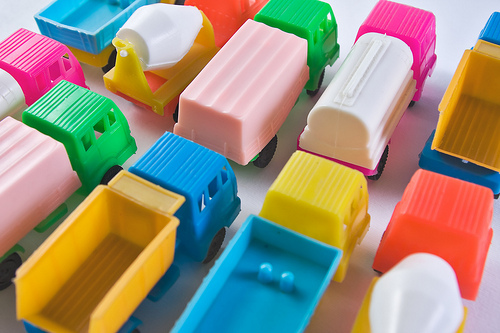
%> input picture naloga1/trucks.jpg, 500 x 333 px
$ octave vaja1_naloga4b.m   (GNU Octave 9; MATLAB toolbox functions it lacks are replaced by stand-ins)
%> lines starting %> are read from the running program, lines starting %| are printed output that depends on the picture; in (x1, y1, x2, y2) boxes, pixels count from 0 and x2, y2 are one past the last pixel; in counts of white or black regions, pixels touching at a corner belong together; the program's own positions count from 1
# Naloga b
 I1 = imread('trucks.jpg');
%> I1 is the input picture: size 333x500x3 uint8; mean R, G, B 154.9, 144.4, 124.9
 figure(1);
 subplot(1, 2,1);
 imshow(I1);
## Poberem samo moder kanal
 blue = I1(:,:,3);
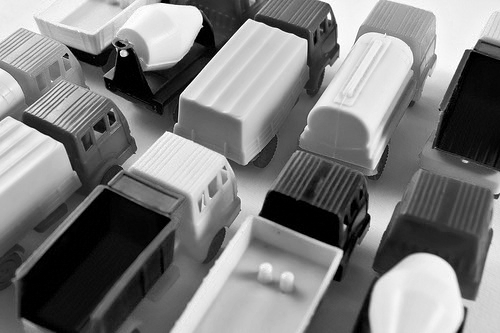
%> blue: size 333x500 uint8; min 0, max 255, mean 124.9
## Če je vrednost v blue manjša od 200 jo postavimo na 0
 blue=blue>200;
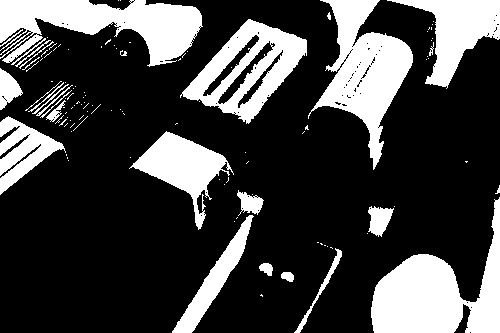
%> blue: size 333x500 logical; 26.3% white; 118 white regions (90 under 20 px), largest, box (x1, y1, x2, y2) and area: (371, 197, 500, 333) 8191, (0, 0, 203, 67) 7312, (308, 0, 413, 170) 7231
 subplot(1,2,2);
 imshow(blue);

###

# c) posebno uporagovanje

I1 = double(imread("trucks.jpg"));
%> I1: size 333x500x3 double
figure(2);
subplot(1,2,1);
imshow(uint8(I1));
[w,h,r] = size(I1);
%> w = 333; h = 500; r = 3
sum_channels = (double(I1(:,:,1)) + double(I1(:,:,2)) + double(I1(:,:,3)));
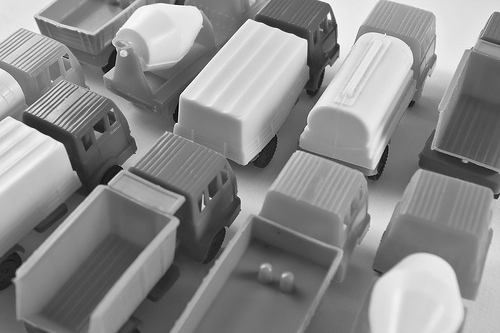
%> sum_channels: size 333x500 double; min 10, max 765, mean 424.3; drawn with min black and max white
cur_blue=I1(:,:,3);
cur_blue = cur_blue ./sum_channels;
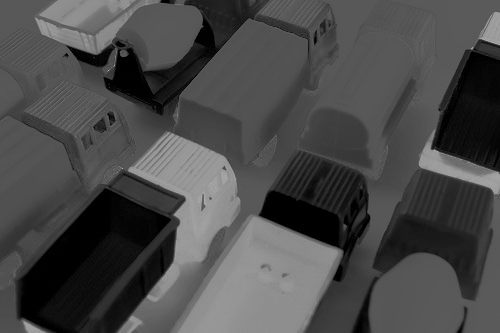
%> cur_blue: size 333x500 double; min 0, max 0.7, mean 0.289
cur_blue=cur_blue>0.5;
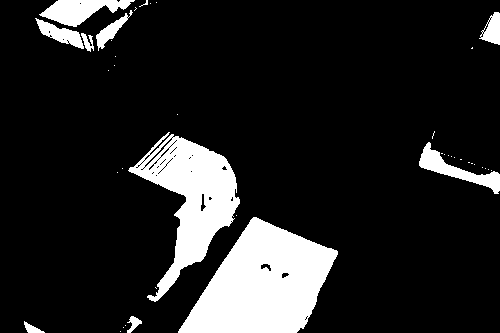
%> cur_blue: size 333x500 logical; 13.9% white; 41 white regions (31 under 20 px), largest, box (x1, y1, x2, y2) and area: (178, 217, 338, 333) 11304, (128, 132, 240, 302) 7499, (39, 0, 135, 27) 1351
subplot(1,2,2);
imshow(cur_blue);

###

$ run again, with naloga1/angels.jpg copied over naloga1/trucks.jpg
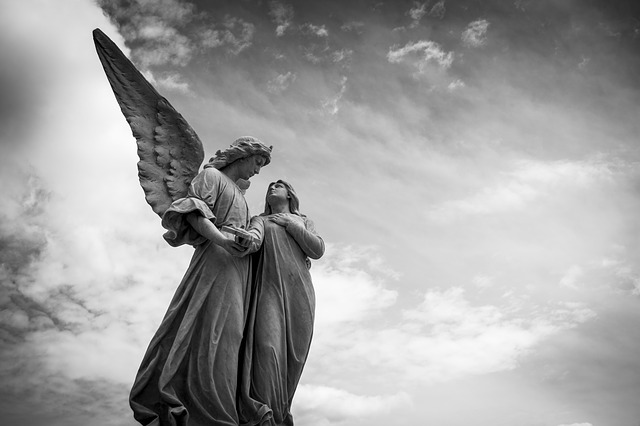
%> input picture naloga1/angels.jpg, 640 x 426 px
%> I1 is the input picture: size 426x640x3 uint8; min 0, max 255, mean 160.2
%> `blue=blue>200;`:
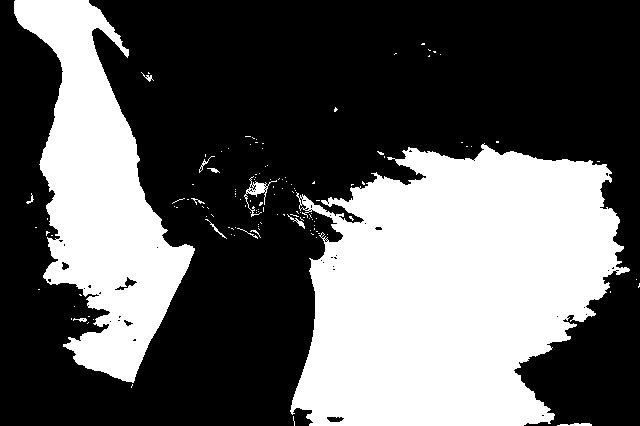
%> blue: size 426x640 logical; 37.3% white; 131 white regions (117 under 20 px), largest, box (x1, y1, x2, y2) and area: (290, 143, 630, 426) 69417, (14, 0, 195, 383) 31372, (244, 176, 277, 217) 265
%> I1: size 426x640x3 double
